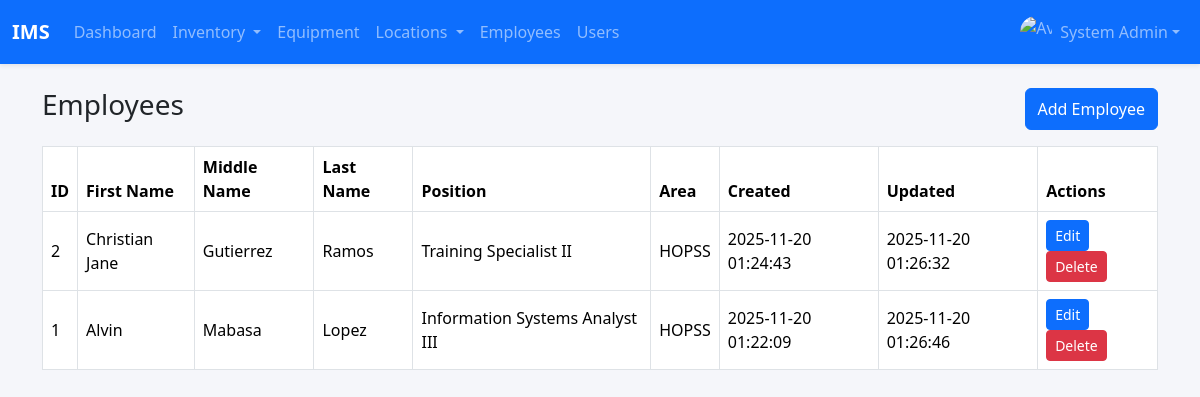
The page /employees.php (signed in) on the database its author committed.
### tables this page shows
CREATE TABLE `users` (
  `id` int(11) NOT NULL,
  `firstname` varchar(100) DEFAULT NULL,
  `lastname` varchar(100) DEFAULT NULL,
  `username` varchar(80) DEFAULT NULL,
  `password` varchar(255) DEFAULT NULL,
  `avatar` varchar(255) DEFAULT NULL,
  `role` enum('admin','staff') DEFAULT 'staff',
  `created_at` timestamp NOT NULL DEFAULT current_timestamp()
);

CREATE TABLE `employees` (
  `id` int(11) NOT NULL,
  `firstname` varchar(100) NOT NULL,
  `lastname` varchar(100) NOT NULL,
  `middlename` varchar(100) DEFAULT NULL,
  `email` varchar(150) DEFAULT NULL,
  `contact` varchar(50) DEFAULT NULL,
  `department_id` int(11) DEFAULT NULL,
  `section_id` int(11) DEFAULT NULL,
  `position` varchar(100) DEFAULT NULL,
  `date_hired` date DEFAULT NULL,
  `status` enum('Active','Inactive') DEFAULT 'Active',
  `date_created` timestamp NOT NULL DEFAULT current_timestamp(),
  `date_updated` timestamp NOT NULL DEFAULT current_timestamp() ON UPDATE current_timestamp()
);

CREATE TABLE `departments` (
  `id` int(11) NOT NULL,
  `building_id` int(11) DEFAULT NULL,
  `name` varchar(255) NOT NULL
);

### config.php (called while the page is built, shortened)
<?php
$mysqli = new mysqli('localhost', 'root', '', 'inventory_db');
function e($string) {
    return htmlspecialchars($string, ENT_QUOTES, 'UTF-8');
}
function current_user() {
    global $mysqli;
    $uid = intval($_SESSION['user_id']);
    $res = $mysqli->query("SELECT * FROM users WHERE id = $uid LIMIT 1");
    return $res ? $res->fetch_assoc() : null;
}
?>

### employees.php (the view, shortened to what this page needs)
<?php
require_once 'config.php';
$employees_res = $mysqli->query("
    SELECT e.*, d.name AS department_name
    FROM employees e
    LEFT JOIN departments d ON e.department_id = d.id
    ORDER BY e.id DESC
");
include 'header.php';
?>
<div class="container mt-4">
    <div class="d-flex justify-content-between mb-3">
        <h3>Employees</h3>
        <button class="btn btn-primary" data-bs-toggle="modal" data-bs-target="#employeeModal" onclick="openEmployeeModal()">Add Employee</button>
    </div>
    <div class="table-responsive">
        <table class="table table-bordered table-hover align-middle">
            <thead>
                <tr>
                    <th>ID</th>
                    <th>First Name</th>
                    <th>Middle Name</th>
                    <th>Last Name</th>
                    <th>Position</th>
                    <th>Area</th>
                    <th>Created</th>
                    <th>Updated</th>
                    <th>Actions</th>
                </tr>
            </thead>
            <tbody>
                <?php while ($e = $employees_res->fetch_assoc()): ?>
                <tr>
                    <td><?= $e['id'] ?></td>
                    <td><?= e($e['firstname']) ?></td>
                    <td><?= e($e['middlename']) ?></td>
                    <td><?= e($e['lastname']) ?></td>
                    <td><?= e($e['position']) ?></td>
                    <td><?= e($e['department_name']) ?></td>
                    <td><?= $e['date_created'] ?></td>
                    <td><?= $e['date_updated'] ?? '' ?></td>
                    <td>
                        <button class="btn btn-sm btn-primary"
                            onclick='openEmployeeModal(<?= $e["id"] ?>, <?= json_encode($e, JSON_HEX_TAG | JSON_HEX_APOS | JSON_HEX_QUOT | JSON_HEX_AMP) ?>)'>
                            Edit
                        </button>
                        <a href="employees.php?action=delete&id=<?= $e['id'] ?>" class="btn btn-sm btn-danger" onclick="return confirm('Delete this employee?')">Delete</a>
                    </td>
                </tr>
                <?php endwhile; ?>
            </tbody>
        </table>
    </div>
</div>

### header.php (shortened to what this page needs)
<?php
require_once 'config.php';
?>
<!DOCTYPE html>
<html lang="en">
<head>
    <link href="https://cdn.jsdelivr.net/npm/bootstrap@5.3.2/dist/css/bootstrap.min.css" rel="stylesheet">
</head>
<body>
<?php
$u = current_user();
?>
<nav class="navbar navbar-expand-lg navbar-dark bg-primary mb-4 shadow-sm">
    <div class="container-fluid">
        <a class="navbar-brand fw-bold" href="dashboard.php">IMS</a>
        <div class="collapse navbar-collapse" id="mainNavbar">
            <ul class="navbar-nav me-auto mb-2 mb-lg-0">
                <li class="nav-item">
                    <a class="nav-link" href="dashboard.php">Dashboard</a>
                </li>
                <li class="nav-item dropdown">
                    <a class="nav-link dropdown-toggle" href="#" role="button" data-bs-toggle="dropdown">
                        Inventory
                    </a>
                </li>
                <li class="nav-item">
                    <a class="nav-link" href="equipment.php">Equipment</a>
                </li>
                <?php if($u['role'] === 'admin'): ?>
                <li class="nav-item dropdown">
                    <a class="nav-link dropdown-toggle" href="#" role="button" data-bs-toggle="dropdown">
                        Locations
                    </a>
                </li>
                <li class="nav-item">
                    <a class="nav-link" href="employees.php">
                        <i class="fas fa-users"></i> Employees
                    </a>
                </li>
                <li class="nav-item">
                    <a class="nav-link" href="users.php">Users</a>
                </li>
                <?php endif; ?>
            </ul>
            <ul class="navbar-nav ms-auto">
                <li class="nav-item dropdown">
                    <a class="nav-link dropdown-toggle d-flex align-items-center" href="#" data-bs-toggle="dropdown">
                        <img src="<?= !empty($u['avatar']) ? 'uploads/avatars/'.$u['avatar'] : 'assets/img/default-avatar.png' ?>"
                             alt="Avatar"
                             class="rounded-circle me-2"
                             style="width: 32px; height: 32px; object-fit: cover;">
                        <span><?= e($u['firstname'].' '.$u['lastname']) ?></span>
                    </a>
                </li>
            </ul>
        </div>
    </div>
</nav>
</body>
</html>

### header.php (style rules this page uses)
body { background: #f5f6fa; }

### rows shown on the page
users: firstname+lastname "System Admin"
employees: id "2", firstname "Christian Jane", middlename "Gutierrez", lastname "Ramos", position "Training Specialist II", department.name "HOPSS", date_created "2025-11-20 01:24:43", date_updated "2025-11-20 01:26:32"
employees: id "1", firstname "Alvin", middlename "Mabasa", lastname "Lopez", position "Information Systems Analyst III", department.name "HOPSS", date_created "2025-11-20 01:22:09", date_updated "2025-11-20 01:26:46"
